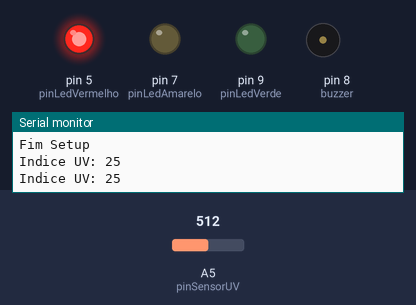
A sketch run on a simulated Arduino Uno, built with avr-gcc and run on an emulated ATmega328P. On the bench: output pins drawn as LEDs (lit = HIGH), buzzer (waves = sounding), the last lines printed to the serial monitor. Inputs (shaded band) come from the test bench; at power-on: A5 (pinSensorUV) = 512.

Above: at 1.8 s.
1.9 s: A5 (pinSensorUV) set to 133
4.9 s: A5 (pinSensorUV) set to 112
At 5.4 s:
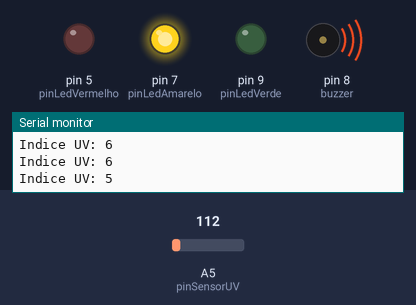
7.9 s: A5 (pinSensorUV) set to 0
At 8.4 s:
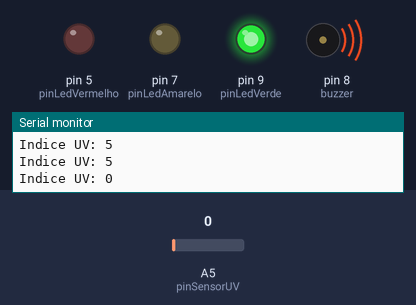
10.9 s: A5 (pinSensorUV) set to 122
At 11.4 s:
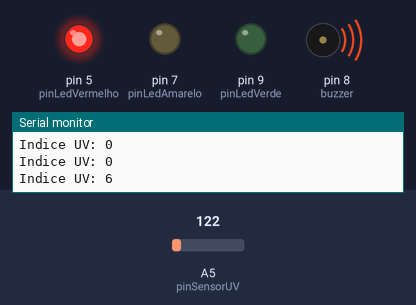
13.9 s: A5 (pinSensorUV) set to 306
Timing chart, 0 to 19.5 s (numbered marks = the images above; inputs shaded):
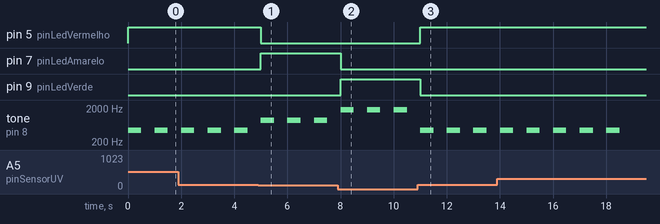

Measured:
- the behaviour switches between 122 and 121 on A5 (pinSensorUV) (found by bisection; images 0 and 1)
- after the input at 4.9 s, pin 5 (pinLedVermelho): HIGH → LOW after 0.10 s; pin 7 (pinLedAmarelo): LOW → HIGH after 0.10 s
- after the input at 7.9 s, pin 7 (pinLedAmarelo): HIGH → LOW after 0.10 s; pin 9 (pinLedVerde): LOW → HIGH after 0.10 s
- after the input at 10.9 s, pin 5 (pinLedVermelho): LOW → HIGH after 0.11 s; pin 9 (pinLedVerde): HIGH → LOW after 0.11 s
- by itself, tone on pin 8 (buzzer): alternates 440 Hz for 0.50 s and silent for 0.50 s

The sketch:

codigo_UV_com_Buzzer_v1.ino
```cpp
int buzzer = 8; // Pino digital onde o buzzer está conectado

// Define os pinos dos LEDs

#define pinLedVermelho 5
// Pino digital 5 conectado ao LED vermelho

#define pinLedAmarelo  7
// Pino digital 7 conectado ao LED amarelo

#define pinLedVerde    9
// Pino digital 9 conectado ao LED verde


// Define o pino do sensor UV

#define pinSensorUV    A5
// Pino analógico A5 conectado ao sensor UV


// Define constantes para ligar e desligar os LEDs

#define liga    HIGH
// Nível lógico alto (5V)

#define desliga LOW
// Nível lógico baixo (0V)


// Habilita a saída de depuração pela serial (opcional)

#define DEBUG


int leituraUV = 0;                // Variável para armazenar a leitura do sensor UV

byte indiceUV = 0;             // Variável para armazenar o índice UV calculado

byte indiceUVAnterior = 0;        // Armazena o índice UV da leitura anterior

unsigned long tempoAnterior = 0;  // Variável para controlar o tempo de atualização da leitura


int contadorBuzzer = 0; // Variável para contar o número de toques do buzzer


const int maxToquesBuzzer = 5; // Define o limite máximo de toques para o buzzer  // Alterar este valor para definir o limite de toques

void setup() {

  Serial.begin(9600);                // Inicia a comunicação serial a 9600

  pinMode(buzzer, OUTPUT);         // Define o pino do buzzer como saída

  pinMode(pinLedVerde, OUTPUT);      // Define o pino do LED verde como saída

  pinMode(pinLedAmarelo, OUTPUT);    // Define o pino do LED amarelo como saída

  pinMode(pinLedVermelho, OUTPUT);   // Define o pino do LED vermelho como saída

  pinMode(pinSensorUV, INPUT);       // Define o pino do sensor UV como entrada


 #ifdef DEBUG

Serial.println("Fim Setup");     // Imprime mensagem de depuração na serial

 #endif
}


void loop() {
  leituraUV = analogRead(pinSensorUV);       // Lê o valor analógico do sensor UV

   indiceUV = map(leituraUV, 0, 203, 0, 10);  // Mapeia a leitura do sensor para o índice UV

 #ifdef DEBUG

 Serial.print("Indice UV: ");             // Imprime o índice UV na serial

  Serial.println(indiceUV);

#endif


if (indiceUV != indiceUVAnterior)               // Verifica se o índice UV mudou
{
    contadorBuzzer = 0;                      // Reseta o contador de toques do buzzer ao detectar mudança

 indiceUVAnterior = indiceUV;             // Atualiza o índice UV anterior para o atual
  }


 if (indiceUV >= 6) {                       // Índice UV alto (>= 6)

   acendeLed(pinLedVermelho);               // Acende o LED vermelho

      tocaBuzzer(440);                         // Toca o buzzer com frequência de 440 Hz

}
else if (indiceUV >= 3) {                // Índice UV moderado (>= 3)

acendeLed(pinLedAmarelo);                // Acende o LED amarelo

tocaBuzzer(880);                         // Toca o buzzer com frequência de 880 Hz
}

else {                                   // Índice UV baixo (< 3)

 acendeLed(pinLedVerde);                  // Acende o LED verde

  tocaBuzzer(1760);                        // Toca o buzzer com frequência de 1760 Hz
  }

  // Controla o tempo de atualização da leitura do sensor (500ms)
  unsigned long tempoAtual = millis();       // Obtém o tempo atual em milissegundos
  if (tempoAtual - tempoAnterior >= 500) {   // Verifica se passou 500ms desde a última leitura
    tempoAnterior = tempoAtual;              // Atualiza o tempo da última leitura
    // Código para ler o sensor e atualizar o índice UV (pode ser adicionado aqui)
  }
}

// Função para acender um LED específico e apagar os outros
void acendeLed(int pinoLed) {
  digitalWrite(pinLedVermelho, desliga);  // Desliga o LED vermelho
  digitalWrite(pinLedAmarelo, desliga);   // Desliga o LED amarelo
  digitalWrite(pinLedVerde, desliga);     // Desliga o LED verde
  digitalWrite(pinoLed, liga);            // Liga o LED especificado
}

// Função para tocar o buzzer com uma frequência específica
void tocaBuzzer(int frequencia) {
  // Toca o buzzer apenas se o número de toques estiver abaixo do limite
  if (contadorBuzzer < maxToquesBuzzer) {
    tone(buzzer, frequencia);         // Liga o buzzer com a frequência especificada

delay(500);                       // Aguarda 500 milissegundos
    noTone(buzzer);                   // Desliga o buzzer
    delay(500);                       // Aguarda 500 milissegundos
    contadorBuzzer++;                 // Incrementa o contador de toques
  }
}
```
